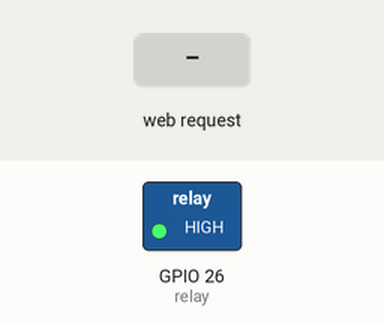
This program was run on a simulated ESP32 board running MicroPython. Shown: switched loads named in the program (green lamp = pin HIGH). Inputs (shaded band) come from the test bench. WiFi joins after 1.5 s; values from a settings file that is not in the repository are placeholders; what the program prints to the serial console is not drawn.

Above: at 3.2 s.
3.3 s: HTTP request GET /on received
At 3.8 s:
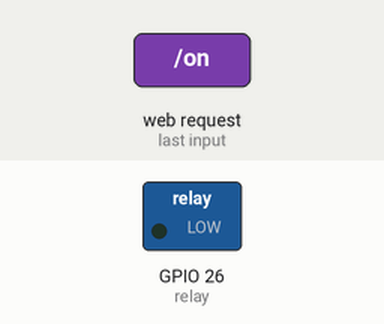
4.8 s: HTTP request GET /off received
At 6.1 s:
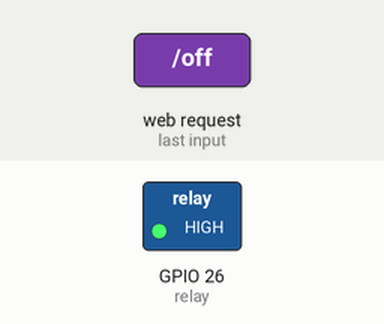
Timing chart, 0 to 7.8 s (numbered marks = the images above; inputs shaded):
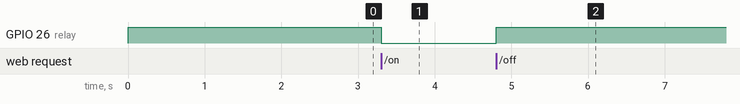

Measured:
- after the input at 3.3 s, GPIO 26 (relay): HIGH → LOW at once
- after the input at 4.8 s, GPIO 26 (relay): LOW → HIGH at once

The program:

main.py
```python
# ESP32 Wi-Fi relay control (MicroPython)
# Uses a separate index.html file for the web page.
import network
import socket
import time
from machine import Pin

# ---------- SETTINGS ----------
from wifi_config import SSID, PASSWORD   # Wi-Fi details are kept in wifi_config.py
RELAY_PIN = 26              # GPIO connected to relay IN pin
ACTIVE_LOW = True           # Set to False if your relay works the opposite way
HTML_FILE = "index.html"
# ------------------------------

OFF_LEVEL = 1 if ACTIVE_LOW else 0
ON_LEVEL = 0 if ACTIVE_LOW else 1

# Start already OFF so the bulb doesn't flash on boot
relay = Pin(RELAY_PIN, Pin.OUT, value=OFF_LEVEL)
state = False


def set_relay(on):
    relay.value(ON_LEVEL if on else OFF_LEVEL)


def connect_wifi():
    wlan = network.WLAN(network.STA_IF)
    wlan.active(True)
    if not wlan.isconnected():
        print("Connecting to Wi-Fi...")
        wlan.connect(SSID, PASSWORD)
        timeout = 20
        while not wlan.isconnected() and timeout > 0:
            time.sleep(1)
            timeout -= 1
    if not wlan.isconnected():
        raise RuntimeError("Wi-Fi connection failed. Check SSID/PASSWORD and use a 2.4GHz network.")
    ip = wlan.ifconfig()[0]
    print("Connected! Open this on your phone: http://" + ip)
    return ip


def load_template():
    # Read the HTML file from the ESP32's storage
    with open(HTML_FILE, "r") as f:
        return f.read()


def web_page():
    status = "ON" if state else "OFF"
    color = "#2e9e44" if state else "#c0392b"
    html = load_template()
    html = html.replace("%STATUS%", status)
    html = html.replace("%COLOR%", color)
    return html


ip = connect_wifi()

s = socket.socket(socket.AF_INET, socket.SOCK_STREAM)
s.setsockopt(socket.SOL_SOCKET, socket.SO_REUSEADDR, 1)
s.bind(("", 80))
s.listen(5)

while True:
    conn = None
    try:
        conn, addr = s.accept()
        conn.settimeout(3)
        request = conn.recv(1024).decode()
        first_line = request.split("\r\n")[0] if request else ""

        if "GET /on" in first_line:
            state = True
            set_relay(True)
        elif "GET /off" in first_line:
            state = False
            set_relay(False)

        response = web_page()
        conn.send("HTTP/1.1 200 OK\r\nContent-Type: text/html\r\nConnection: close\r\n\r\n")
        conn.sendall(response)
    except Exception as e:
        print("Error:", e)
    finally:
        if conn:
            try:
                conn.close()
            except:
                pass
```
